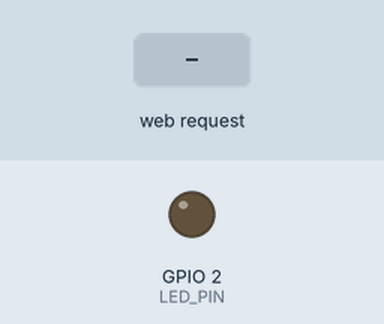
This sketch was run on a simulated ESP32. On the bench: output pins drawn as LEDs (lit = HIGH). The inputs (shaded band) are chosen by the test bench. WiFi joins after 1.5 s; servers stay silent unless stated; what the sketch prints to the serial monitor is not drawn.

Above: at 1.2 s.
1.3 s: HTTP request GET /on received
At 2.1 s:
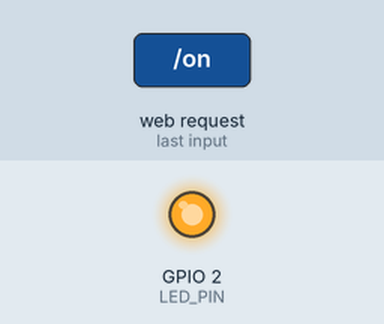
2.8 s: HTTP request GET /off received
At 3.2 s:
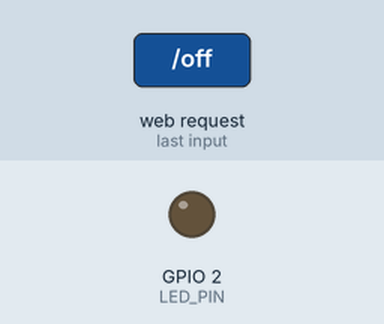
Timing chart, 0 to 5.8 s (numbered marks = the images above; inputs shaded):
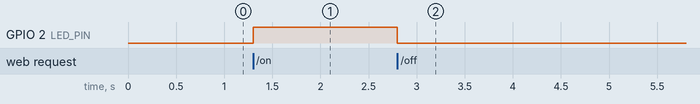

The sketch:

WebServer.ino
```cpp
#include <WiFi.h>
#include <WebServer.h>

const char *ssid = "ESP32-Access-Point";
const char *password = "password123";

// Initialize the Web Server on port 80 (default for http)
WebServer server(80);

#define LED_PIN 2 // Builtin LED

void handleRoot()
{
    String html = "<html><head>";
    html += "<title>ESP32 Access Point</title>";
    html += "</head><body>";

    html += "<h1>ESP32 LED Control</h1>";
    html += "<a href='/on'>Turn LED ON</a><br/>";
    html += "<a href='/off'>Turn LED OFF</a><br/>";

    html += "</body></html>";

    server.send(200, "text/html", html);
}

void handleLEDON()
{
    digitalWrite(LED_PIN, HIGH);
    server.sendHeader("Location", "/"); // Redirect to the main page automatically
    server.send(303);                   // HTTP Status Code
}

void handleLEDOFF()
{
    digitalWrite(LED_PIN, LOW);
    server.sendHeader("Location", "/"); // Redirect to the main page automatically
    server.send(303);                   // HTTP Status Code
}

#define BAUD_RATE 115200

void setup()
{
    Serial.begin(BAUD_RATE);
    pinMode(LED_PIN, OUTPUT);

    WiFi.softAP(ssid, password);

    server.on("/", handleRoot);
    server.on("/on", handleLEDON);
    server.on("/off", handleLEDOFF);

    server.begin();
    // Retrieve the IP Address
    IPAddress IP = WiFi.softAPIP();
    Serial.printf("Web Server Started. Connect to %s\n", IP);
}

void loop()
{
    server.handleClient();
}
```

Measured:
- after the input at 1.3 s, GPIO 2 (LED_PIN): LOW → HIGH at once
- after the input at 2.8 s, GPIO 2 (LED_PIN): HIGH → LOW at once
